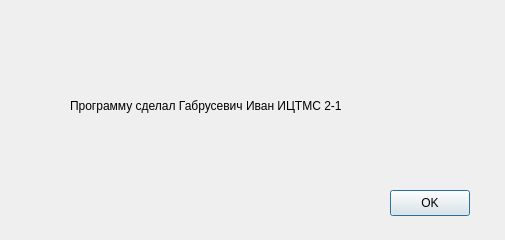
<?xml version="1.0" encoding="UTF-8"?>
<ui version="4.0">
 <class>About</class>
 <widget class="QDialog" name="About">
  <property name="geometry">
   <rect>
    <x>0</x>
    <y>0</y>
    <width>505</width>
    <height>240</height>
   </rect>
  </property>
  <property name="windowTitle">
   <string>Dialog</string>
  </property>
  <widget class="QLabel" name="label">
   <property name="geometry">
    <rect>
     <x>70</x>
     <y>70</y>
     <width>421</width>
     <height>71</height>
    </rect>
   </property>
   <property name="text">
    <string>Программу сделал Габрусевич Иван ИЦТМС 2-1</string>
   </property>
  </widget>
  <widget class="QPushButton" name="pushButton">
   <property name="geometry">
    <rect>
     <x>390</x>
     <y>190</y>
     <width>80</width>
     <height>26</height>
    </rect>
   </property>
   <property name="text">
    <string>OK</string>
   </property>
  </widget>
 </widget>
 <resources/>
 <connections/>
</ui>
